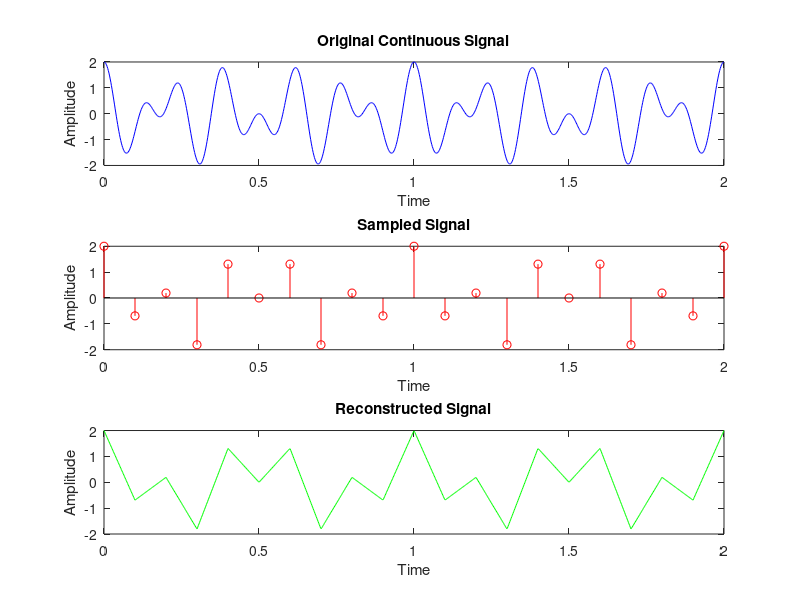

MATLAB code to generate this figure: (Note: this script raises an error after producing the figure.)
%Q2. Write your own code for sampling and reconstructing sum of two cosine functions of duration 2 seconds 
%and frequency 5 Hz and 8 Hz, respectively. You need to choose the sampling rate yourself, considering all the 
%aspects of sampling theory studied in the lectures.

t = 2;
f1 = 5;
f2 = 8;
t1 = linspace(0,t,1000);
x1 = cos(2*pi*f1*t1);
x2 = cos(2*pi*f2*t1);

x = x1 + x2;

for rate = [10 25 50 100]
    t_sampled = 0:1/rate:t;
    x_sampled = cos(2*pi*f1*t_sampled) + cos(2*pi*f2*t_sampled);
    x_reconstr = interp1(t_sampled,x_sampled,t1,'linear');

    figure;
    subplot(3,1,1);
    plot(t1,x,'b');
    title('Original Continuous Signal');
    xlabel('Time');
    ylabel('Amplitude');

    subplot(3,1,2);
    stem(t_sampled,x_sampled,'r');
    title('Sampled Signal');
    xlabel('Time');
    ylabel('Amplitude');

    subplot(3,1,3);
    plot(t1,x_reconstr,'g');
    title('Reconstructed Signal');
    xlabel('Time');
    ylabel('Amplitude');
    sgtitle(['Sampling Rate= ' num2str(rate) 'Hz']);
end